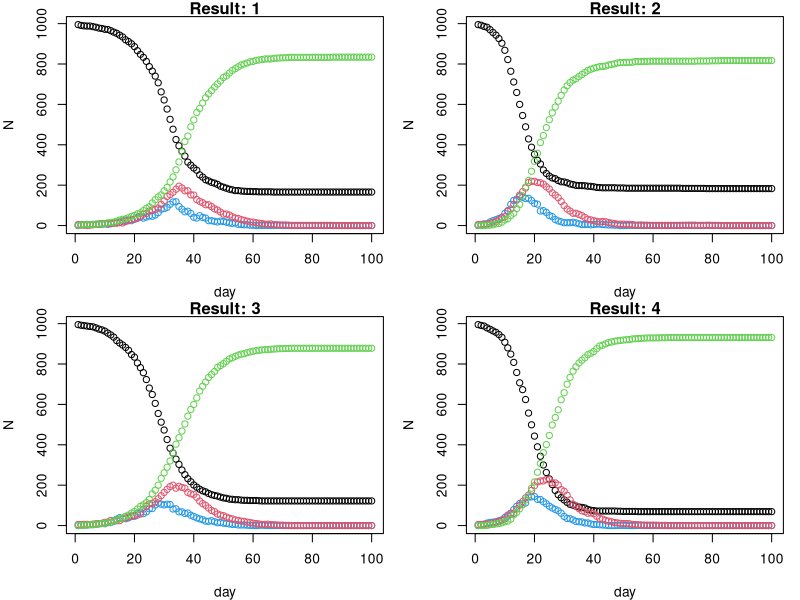

The R script that drew this image:
# Aditya Sreekumar Achary - s2844915
# Trisno Raynaldy Panjaitan - s2779061 - Part 1 dan 4
# Sanjoi Sethi - s2891732

# Repo : https://github.com/raypanjaitan/seir_statprog2

n <- 1000 ## number of population
hmax <- 5 ## maximum household size
h <- c() ## initiate the result variable, h
houseID <- 1 ## id of which house a person is in

while (length(h) < n) {
## function runs while the size of the result is less than number of population
## function assigns each person to a household, labeled by houseID
  
  r <- n - length(h) ## counter of the remaining population that has not been processed
  
  ## condition so the size of the household won't be greater than the remaining number of people
  if (r >= hmax) { 
    sz <- sample(1:hmax, 1) ## if true take sample from 1 to hmax
  } else {
    sz <- sample(1:r, 1) ## if false take sample from 1 to remaining
  }
  
  h <- c(h, rep(houseID, sz)) ## add household id to indices of the size of sz sample variable
  houseID <- houseID + 1 ## add 1 value to houseID so it can process the next iteration
}

h <- sample(h) ## randomize the h variable values

get.net=function(beta, h, nc=15)
{
  #Creating a matrix that stores the network link between i-th and j-th person,
  #which is used to create the contact network model. Wherever people are
  #from the same household, their link is set to 0. This caters to the same 
  #person having the link with himself to be zero as well. Else, the network is
  #created using the probability formula. The Bernoulli distribution takes this
  #probability as an input and uses it to create a link between people i & j. 
  #1 denotes link and 0 denotes no link. Finally, creating a n-dimension list
  #that stores the indices wherever a 1 is potted in the matrix across rows.
  n=length(beta) #Population size initialization in the function
  links=matrix(data=NA, nrow=n, ncol=n) #Matrix to store the links between 
  #people i & j
  beta_bar=mean(beta) #Mean of beta vector for the probability formula
  for(i in 1:n)
  { #Looping through the rows (Identifying Person i) in the matrix
    for (j in i:n)
    { #Looping through the rows (Identifying Person j) in the matrix
      if(h[i]==h[j])
      { #Setting the link probability=0 where people i & j belong to the same
        #household
        links[i,j]=links[j,i]=0
      }
      else
      {
        #sum(runif(n)<p)/n
        p=(nc*beta[i]*beta[j])/((beta_bar^2)*(n-1)) #Creating a probability acc.
        #to the sociability factor
        links[i,j]=links[j,i]=rbinom(1, 1, p) #Assigning 1/0 link between i and
        #j according to the probability calculated
      }
    }
  }
  alink=apply(links, 1, function(row){ which(row==1) }) #For each person i, 
  #noting the index if the sociability link is established, i.e., if the value 
  #of a particular column corresponding to the i-th person's row is 1
  return(alink)
}

nseir <- function(beta, h, alink, alpha = c(0.1, 0.01, 0.01), 
                  delta = 0.2, gamma = 0.4, nc = 15, nt = 100, pinf = 0.005){
  
  n = length(beta)
  beta_bar = mean(beta)
  
  ## Initial population state: 0=S, 1=E, 2=I, 3=R
  x = rep(0, n)
  ni = n * pinf # infecting a proportion of initial population
  init_inf = sample(1:n, ni) # sampling out of the whole population so we get their indexes
  x[init_inf] = 2 # assign initial infectors
  
  S <- E <- I <- R <- rep(0, nt) # initializing the states
  time <- 1:nt
  
  ## Initial counts (day 1)
  S[1] <- n - ni
  E[1] <- 0
  I[1] <- ni
  R[1] <- 0
  
  
  for(i in 2:nt){
    
    u = runif(n)
    
    ## Step 1: I → R (recovery)
    x[x == 2 & u < delta] <- 3
    
    ## Step 2: E → I (becoming infectious)
    x[x == 1 & u < gamma] <- 2
    
    ## Step 3: S → E (new exposures due to infection)
    infectious <- which(x == 2)
    
    if(length(infectious) > 0){
      for (infector in infectious){
        inf_house = h[infector] # House of the infector
        susceptible <- which(x == 0) # Returns only true indices for susceptible
        
        inf_house = h[infector] # House of the infector
        susceptible <- which(x == 0) # Returns only true indices for susceptible
        
        #Transmitted within household
        prob_house <- rep(0, length(susceptible))
        prob_house[h[susceptible] == inf_house] <- alpha[1]
        
        #Transmitted from regular networks
        prob_reg <- rep(0, length(susceptible))
        prob_reg[susceptible %in% alink[[infector]]] <- alpha[2]
        
        #Random mixing
        prob_random <- alpha[3] * nc * beta[infector] * beta[susceptible] / 
          (beta_bar^2 * (n - 1))
        
        #Calculating the Probability for infection considering all the 3 independent events
        prob_infect = 1 - (1 - prob_house) * (1 - prob_reg) * (1 - prob_random)
        
        # Simulating the infection for all susceptible people 
        infection_sim = rbinom(length(susceptible), 1, prob_infect)
        infected = susceptible[infection_sim==1]
        
        #Assigning new Infected state
        x[infected]<-1
      }
    }
    ## Update counts for each state
    S[i] <- sum(x == 0)
    E[i] <- sum(x == 1)
    I[i] <- sum(x == 2)
    R[i] <- sum(x == 3)
  }
  return(list(
    S = S,   # Susceptible count per day
    E = E,   # Exposed count per day
    I = I,   # Infectious count per day
    R = R,   # Recovered count per day
    t = time # Time (days)
  ))
}

## plot the dynamics of the population by states
seirPlot <-function(epi, title){
  plot(epi$S,ylim=c(0,max(epi$S)),xlab="day",ylab="N",main=title) ## set the 
  #maximum size of graph, label, put Susceptible data to the plot (black)
  points(epi$E,col=4) ## put Exposed data into the graph (blue)
  points(epi$I,col=2) ## put Infected data into the graph (red)
  points(epi$R,col=3) ## put Recovered data into the graph (green)
}

beta=runif(n, min=0, max=1) #Drawing the sociability parameter from a uniform 
#distribution since the probability of a person catching the disease is variable
alink=get.net(beta, h, nc=15)
nseirResult1=nseir(beta, h, alink)
nseirResult2=nseir(beta, h, alink, alpha = c(0, 0, 0.04))
beta_new=rep(mean(beta), n)
alink=get.net(beta_new, h, nc=15)
nseirResult3=nseir(beta_new, h, alink)
nseirResult4=nseir(beta_new, h, alink, alpha = c(0, 0, 0.04))

par(mfrow = c(2,2), mar=c(4,4,1,1)) ## set plot window up for multiple plots
seirPlot(nseirResult1, "Result: 1")
seirPlot(nseirResult2, "Result: 2")
seirPlot(nseirResult3, "Result: 3")
seirPlot(nseirResult4, "Result: 4")
